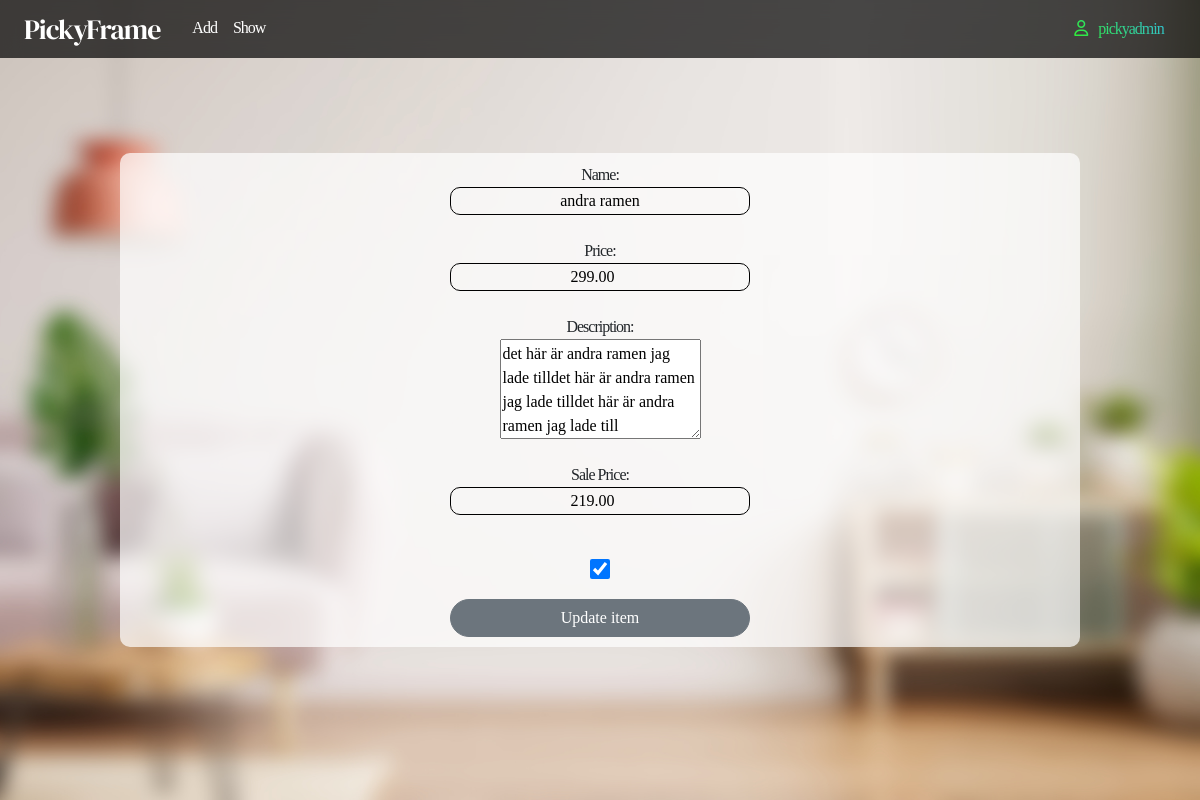
/edit/8 (signed in), run on the app's committed database.
### productsadmin/models.py (models this page shows, shortened)
class Product(models.Model):
    name = models.CharField(max_length=30, null=False, blank=False)
    price = models.DecimalField(null=False, blank=False, max_digits=5, decimal_places=2)
    desc = models.CharField(max_length=300, null=False, blank=False)
    pic = models.CharField(max_length=30, null=False, blank=False, default='pic.jpg')
    sale = models.BooleanField(null=False, blank=False, default=False)
    sale_price = models.DecimalField(null=False, blank=False, max_digits=5, decimal_places=2)
    likes = models.ManyToManyField(User, related_name="likes", blank=True)

### productsadmin/views.py (the view, shortened to what this page needs)
# urls.py: path('edit/<prod_id>', views.edit_prod, name='edit_prod'),
def edit_prod(request, prod_id):
    if request.user.is_superuser:
        try:
            prod = get_object_or_404(Product, id=prod_id)
        except:
            messages.warning(request, f"Product ID {prod_id} doesn't exist.")
            return redirect('show')
        context = {
            'id': prod_id,
            'name': prod.name,
            'price': prod.price,
            'desc': prod.desc,
            'sale': prod.sale,
            'sale_price': prod.sale_price
        }
        messages.success(request, "Product updated successfully")
        return render(request, 'admin/edit_prod.html', context)
    else:
        messages.warning(request, "You are not authorized for that page.")
        return redirect('show_prod')

### productsadmin/templates/admin/edit_prod.html (shortened to what this page needs)
{% extends "admin/admin.html" %}
{% block content %}
<form method="POST">
    <article class="article">
        <label for="name">Name:</label>
        <input type="text" id="id_name" name="name" maxlength="30" required value='{{ name }}'/><br>
        <label for="price">Price: </label>
        <input type="number" id="price" name="price" maxlength="3" required value='{{ price }}' oninput="javascript: if(this.value.length > this.maxLength) this.value = this.value.slice(0, this.maxLength);" pattern="[0-9]" onfocus="this.value=(parseInt(this.value)||0)"><br>
        <label for="desc">Description: </label>
        <textarea id="desc" name="desc" required class="centered textarea">{{ desc }}</textarea><br>
        <label for="sale_price">Sale Price: </label>
        <input type="number" id="sale_price" name="sale_price" maxlength="3" required value='{{ sale_price}}' oninput="javascript: if(this.value.length > this.maxLength) this.value = this.value.slice(0, this.maxLength);" pattern="[0-9]" onfocus="this.value=(parseInt(this.value)||0)"><br>
        {% if sale == True %}
        <input type="checkbox" id="sale" name="sale" checked>
        {% else %}
        <input type="checkbox" id="sale" name="sale">
        {% endif %}
        <input type="submit" value="Update item" class="btn btn-secondary submit">
    </article>
</form>
{% endblock %}

### productsadmin/templates/admin/admin.html (shortened to what this page needs)
{% load static %}
<!DOCTYPE html>
<html lang="en">
<head>
    <link href="{% static 'css/bootstrap.css' %}" rel="stylesheet">
    <link href="{% static 'css/style.css' %}" rel="stylesheet" type="text/css">
  </head>
  <body>
    <nav class="navbar navbar-dark nav navbar-expand fixed-top">
      <div class="d-inline">
        <ul class="navbar-nav">
          <li><a href="/" class="navbar-brand mx-4">PickyFrame</a></li>
          {% if user.is_superuser %}
          <li class="nav-item"><a href="{% url 'add_prod' %}" class="nav-link">Add</a></li>
          <li class="nav-item"><a href="{% url 'show' %}" class="nav-link">Show</a></li>
          {% endif %}
        </ul>
      </div>
      <div class="user">
        {% if user.is_authenticated %}
        <a class="nav-link icon active mx-3" data-toggle="modal" data-target="#user_modal"><i class="fa-regular fa-user mx-2"></i> {{ user }}</a>
        {% endif %}
      </div>
    </nav>
    <article class="container-fluid callout-container centered">
      {% block content %}
      {% endblock %}
    </article>
  </body>
  </html>

### productsadmin/static/css/style.css (style rules this page uses)
body { font-family: Didot, Serif; }
.centered { margin: auto auto; display: flex; justify-content: center; }
.nav { background-color: rgba(0, 0, 0, 0.7); backdrop-filter: blur(10px); -webkit-backdrop-filter: blur(10px); }
.nav-link { color: #fff; }
.navbar-brand { color: #fff; }
.callout-container { height: 100vh; background: url(../img/bg_livingroom_blur.jpg) no-repeat center center fixed; -webkit-background-size: cover; -moz-background-size: cover; -d-background-size: cover; background-size: cover; margin-right: 0px; display: flex; align-items: center; justify-content: center; }
.btn-primary, .btn-secondary, .form-group > input, form > input { margin: 10px auto; text-align: center; width: 200px; display: block; justify-content: center; }
input { border-radius: 10px; border: 1px solid black; background-color: transparent; }
label, .submit, article > input { display: block; margin: 0 auto; text-align: center; width: 300px; }
input[type='checkbox'] { margin: 20px auto; width: 20px; height: 20px; cursor: pointer; border: 1px solid #444; color:#000; }
.textarea { min-width: 50px; min-height: 100px; }
.article { background-color: rgba(255, 255, 255, 0.7); padding: 10px; margin: 0 auto; top: 60px; border-radius: 10px; }
@media screen and (min-width: 400px) { article { width: 80vw; margin: 0 auto; } }
.user { z-index: 1031; position: absolute; display: flex; justify-content: center; align-items: center; width: 170px; right: 0px; height: 65px; }

### data on the page
Product: name "andra ramen", price "299.00", desc "det här är andra ramen jag lade tilldet här är andra ramen jag lade tilldet här är andra ramen jag lade till", sale_price "219.00"

### other printed values
{{ user }} "pickyadmin"
